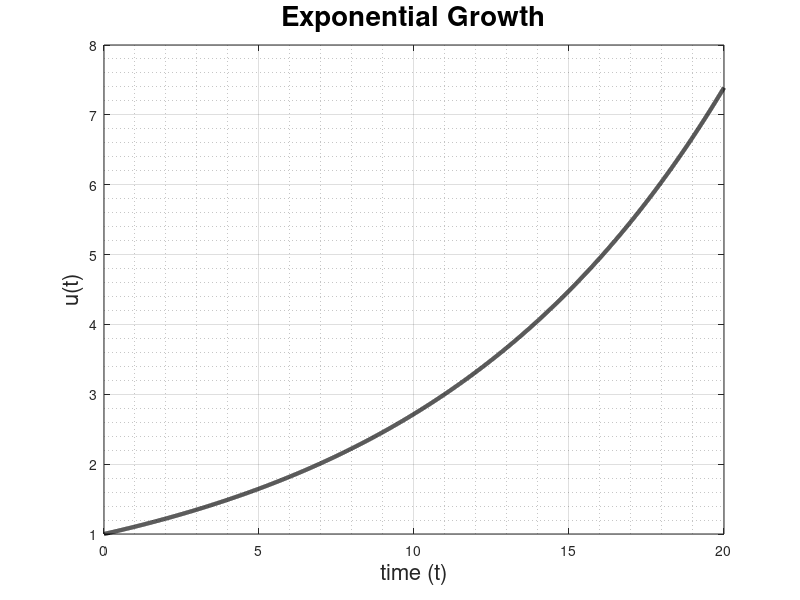

The MATLAB source for this figure:
%% Exponential Growth/Decay
close all; clear; clc

% Discretize time
N     = 1e4; 
t_0   = 0;
t_end = 20;
t     = linspace(t_0, t_end, N);

% Parameters
k = 0.1;

% Initial condition
u0 = 1;

% Right hand side
dudt = @(t,u) k*u;

% Numerically solve the IVP
[t, u] = ode45(dudt, t, u0);

% Plot
figure(1)
plot(t,u,'k','linewidth',3)
title('Exponential Growth','fontsize',20)
xlabel('time (t)','fontsize',16)
ylabel('u(t)','fontsize',16)
set(gca, 'fontsize',10)
grid on
grid minor
